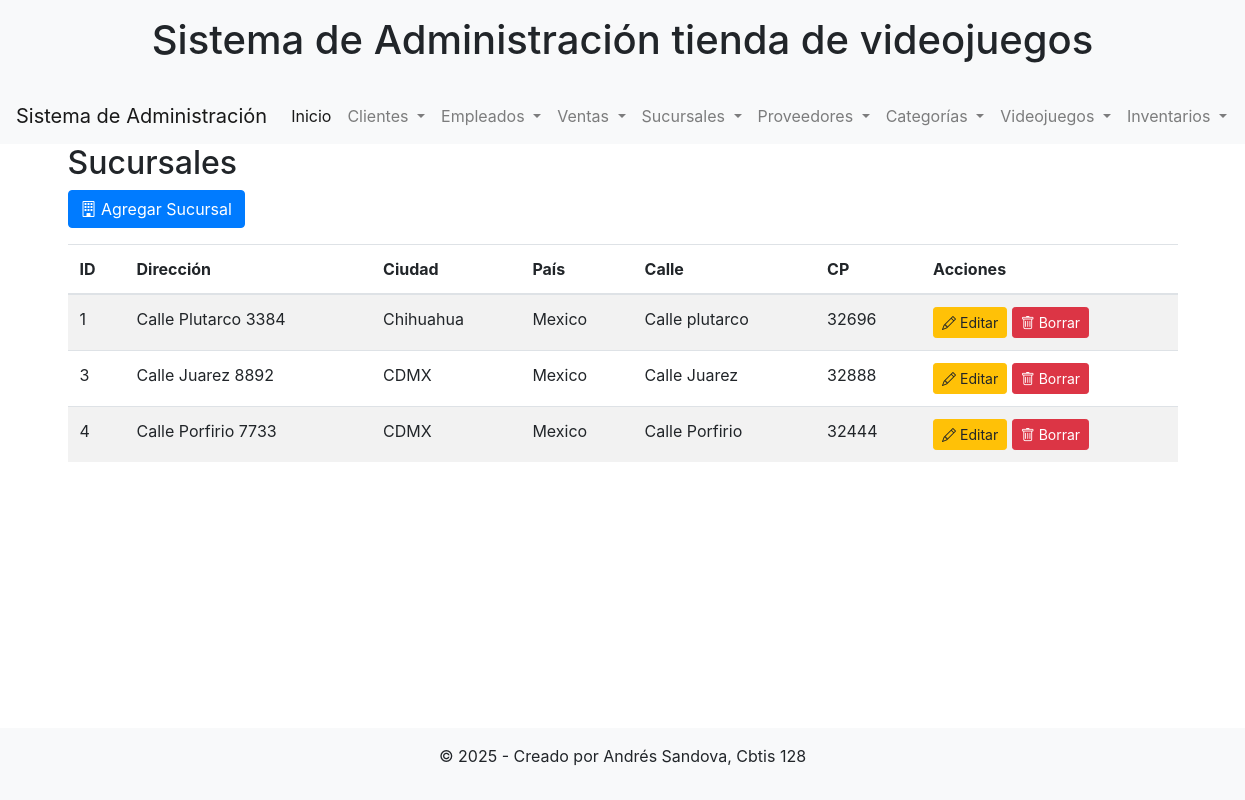
The page /ver_sucursales/ on the database its author committed.
### app_Videojuegos/models.py (models this page shows, shortened)
class Sucursal(models.Model):
    direccion = models.CharField(max_length=255)
    ciudad = models.CharField(max_length=100)
    pais = models.CharField(max_length=100)
    calle = models.CharField(max_length=255)
    CP = models.CharField(max_length=10)

### app_Videojuegos/views.py (the view)
# urls.py: path('ver_sucursales/', views.ver_sucursales, name='ver_sucursales'),
def ver_sucursales(request):
    sucursales = Sucursal.objects.all()
    return render(request, 'sucursal/ver_sucursales.html', {'sucursales': sucursales})

### app_Videojuegos/templates/sucursal/ver_sucursales.html
{% extends 'cliente/base.html' %}
{% block content %}
<h2>Sucursales</h2>
<a href="{% url 'agregar_sucursal' %}" class="btn btn-primary mb-3"><i class="bi bi-building"></i> Agregar Sucursal</a>
<table class="table table-striped">
    <thead>
        <tr>
            <th>ID</th>
            <th>Dirección</th>
            <th>Ciudad</th>
            <th>País</th>
            <th>Calle</th>
            <th>CP</th>
            <th>Acciones</th>
        </tr>
    </thead>
    <tbody>
        {% for sucursal in sucursales %}
        <tr>
            <td>{{ sucursal.id }}</td>
            <td>{{ sucursal.direccion }}</td>
            <td>{{ sucursal.ciudad }}</td>
            <td>{{ sucursal.pais }}</td>
            <td>{{ sucursal.calle }}</td>
            <td>{{ sucursal.CP }}</td>
            <td>
                <a href="{% url 'actualizar_sucursal' sucursal.id %}" class="btn btn-warning btn-sm"><i class="bi bi-pencil"></i> Editar</a>
                <a href="{% url 'borrar_sucursal' sucursal.id %}" class="btn btn-danger btn-sm"><i class="bi bi-trash"></i> Borrar</a>
            </td>
        </tr>
        {% endfor %}
    </tbody>
</table>
{% endblock %}

### rows shown on the page
Sucursal: id "1", direccion "Calle Plutarco 3384", ciudad "Chihuahua", pais "Mexico", calle "Calle plutarco", CP "32696"
Sucursal: id "3", direccion "Calle Juarez 8892", ciudad "CDMX", pais "Mexico", calle "Calle Juarez", CP "32888"
Sucursal: id "4", direccion "Calle Porfirio 7733", ciudad "CDMX", pais "Mexico", calle "Calle Porfirio", CP "32444"
